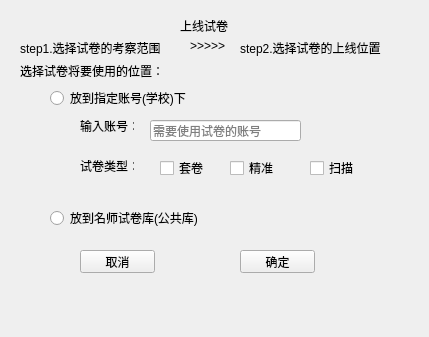
<?xml version="1.0" encoding="UTF-8"?>
<ui version="4.0">
 <class>TurnPaper</class>
 <widget class="QWidget" name="TurnPaper">
  <property name="geometry">
   <rect>
    <x>0</x>
    <y>0</y>
    <width>429</width>
    <height>337</height>
   </rect>
  </property>
  <property name="windowTitle">
   <string>Form</string>
  </property>
  <widget class="QLabel" name="label_title">
   <property name="geometry">
    <rect>
     <x>180</x>
     <y>20</y>
     <width>54</width>
     <height>12</height>
    </rect>
   </property>
   <property name="text">
    <string>上线试卷</string>
   </property>
  </widget>
  <widget class="QLabel" name="label_2">
   <property name="geometry">
    <rect>
     <x>20</x>
     <y>60</y>
     <width>231</width>
     <height>21</height>
    </rect>
   </property>
   <property name="text">
    <string>选择试卷将要使用的位置：</string>
   </property>
  </widget>
  <widget class="QRadioButton" name="radioButton_school">
   <property name="geometry">
    <rect>
     <x>50</x>
     <y>90</y>
     <width>171</width>
     <height>16</height>
    </rect>
   </property>
   <property name="text">
    <string>放到指定账号(学校)下</string>
   </property>
  </widget>
  <widget class="QRadioButton" name="radioButton_public">
   <property name="geometry">
    <rect>
     <x>50</x>
     <y>210</y>
     <width>181</width>
     <height>16</height>
    </rect>
   </property>
   <property name="text">
    <string>放到名师试卷库(公共库)</string>
   </property>
  </widget>
  <widget class="QLabel" name="label_accNum">
   <property name="geometry">
    <rect>
     <x>80</x>
     <y>120</y>
     <width>54</width>
     <height>12</height>
    </rect>
   </property>
   <property name="text">
    <string>输入账号：</string>
   </property>
  </widget>
  <widget class="QLineEdit" name="lineEdit">
   <property name="geometry">
    <rect>
     <x>150</x>
     <y>120</y>
     <width>151</width>
     <height>21</height>
    </rect>
   </property>
   <property name="placeholderText">
    <string>需要使用试卷的账号</string>
   </property>
  </widget>
  <widget class="QLabel" name="label">
   <property name="geometry">
    <rect>
     <x>80</x>
     <y>160</y>
     <width>54</width>
     <height>12</height>
    </rect>
   </property>
   <property name="text">
    <string>试卷类型：</string>
   </property>
  </widget>
  <widget class="QPushButton" name="pushButton_cancel">
   <property name="geometry">
    <rect>
     <x>80</x>
     <y>250</y>
     <width>75</width>
     <height>23</height>
    </rect>
   </property>
   <property name="text">
    <string>取消</string>
   </property>
  </widget>
  <widget class="QPushButton" name="pushButton_ok">
   <property name="geometry">
    <rect>
     <x>240</x>
     <y>250</y>
     <width>75</width>
     <height>23</height>
    </rect>
   </property>
   <property name="text">
    <string>确定</string>
   </property>
  </widget>
  <widget class="QCheckBox" name="checkBox_coiling">
   <property name="geometry">
    <rect>
     <x>160</x>
     <y>160</y>
     <width>71</width>
     <height>16</height>
    </rect>
   </property>
   <property name="text">
    <string>套卷</string>
   </property>
  </widget>
  <widget class="QCheckBox" name="checkBox_accurate">
   <property name="geometry">
    <rect>
     <x>230</x>
     <y>160</y>
     <width>71</width>
     <height>16</height>
    </rect>
   </property>
   <property name="text">
    <string>精准</string>
   </property>
  </widget>
  <widget class="QCheckBox" name="checkBox_scan">
   <property name="geometry">
    <rect>
     <x>310</x>
     <y>160</y>
     <width>71</width>
     <height>16</height>
    </rect>
   </property>
   <property name="text">
    <string>扫描</string>
   </property>
  </widget>
  <widget class="QLabel" name="label_3">
   <property name="geometry">
    <rect>
     <x>240</x>
     <y>40</y>
     <width>171</width>
     <height>16</height>
    </rect>
   </property>
   <property name="text">
    <string>step2.选择试卷的上线位置</string>
   </property>
  </widget>
  <widget class="QLabel" name="label_4">
   <property name="geometry">
    <rect>
     <x>20</x>
     <y>40</y>
     <width>151</width>
     <height>16</height>
    </rect>
   </property>
   <property name="text">
    <string>step1.选择试卷的考察范围</string>
   </property>
  </widget>
  <widget class="QLabel" name="label_5">
   <property name="geometry">
    <rect>
     <x>190</x>
     <y>40</y>
     <width>54</width>
     <height>12</height>
    </rect>
   </property>
   <property name="text">
    <string>&gt;&gt;&gt;&gt;&gt;</string>
   </property>
  </widget>
 </widget>
 <resources/>
 <connections/>
</ui>
